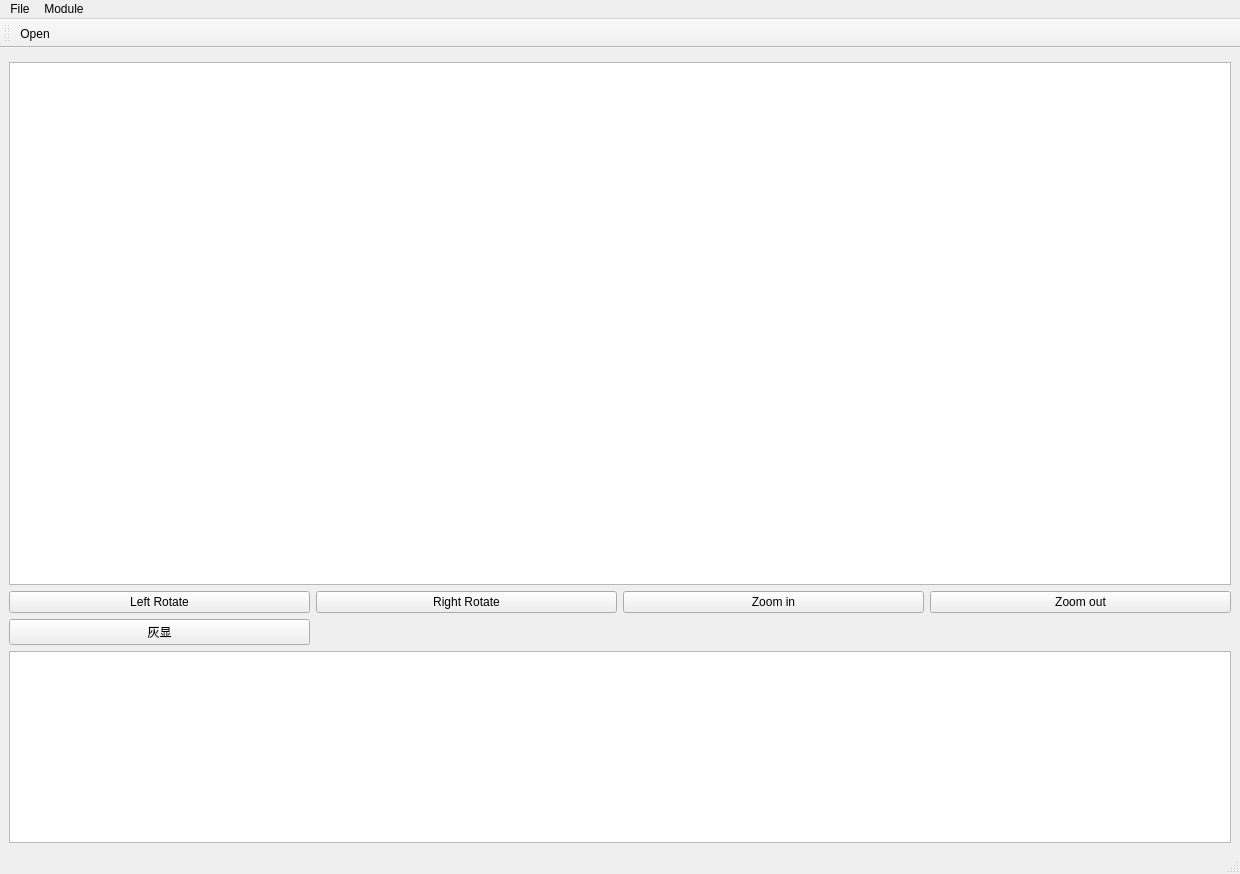
<?xml version="1.0" encoding="UTF-8"?>
<ui version="4.0">
 <class>ToolsetMain</class>
 <widget class="QMainWindow" name="ToolsetMain">
  <property name="geometry">
   <rect>
    <x>0</x>
    <y>0</y>
    <width>1240</width>
    <height>874</height>
   </rect>
  </property>
  <property name="windowTitle">
   <string>ToolsetMain</string>
  </property>
  <widget class="QWidget" name="centralwidget">
   <layout class="QVBoxLayout" name="verticalLayout_2">
    <item>
     <layout class="QVBoxLayout" name="verticalLayout" stretch="0,0,1">
      <property name="topMargin">
       <number>5</number>
      </property>
      <item>
       <widget class="QGraphicsView" name="graphicsView"/>
      </item>
      <item>
       <layout class="QGridLayout" name="gridLayout">
        <item row="0" column="1">
         <widget class="QPushButton" name="pushButton">
          <property name="text">
           <string>Right Rotate</string>
          </property>
         </widget>
        </item>
        <item row="0" column="0">
         <widget class="QPushButton" name="pushButton_3">
          <property name="text">
           <string>Left Rotate</string>
          </property>
         </widget>
        </item>
        <item row="0" column="3">
         <widget class="QPushButton" name="pushButton_zoomout">
          <property name="text">
           <string>Zoom out</string>
          </property>
         </widget>
        </item>
        <item row="0" column="2">
         <widget class="QPushButton" name="pushButton_zoomin">
          <property name="text">
           <string>Zoom in</string>
          </property>
         </widget>
        </item>
        <item row="1" column="0">
         <widget class="QPushButton" name="pushButton_2">
          <property name="text">
           <string>灰显</string>
          </property>
         </widget>
        </item>
       </layout>
      </item>
      <item>
       <widget class="QPlainTextEdit" name="plainTextEdit">
        <property name="sizePolicy">
         <sizepolicy hsizetype="Expanding" vsizetype="Fixed">
          <horstretch>0</horstretch>
          <verstretch>0</verstretch>
         </sizepolicy>
        </property>
       </widget>
      </item>
     </layout>
    </item>
   </layout>
  </widget>
  <widget class="QMenuBar" name="menubar">
   <property name="geometry">
    <rect>
     <x>0</x>
     <y>0</y>
     <width>1240</width>
     <height>24</height>
    </rect>
   </property>
   <widget class="QMenu" name="menuFile">
    <property name="title">
     <string>File</string>
    </property>
    <addaction name="actionOpen"/>
    <addaction name="actionNew"/>
   </widget>
   <widget class="QMenu" name="menuModule">
    <property name="title">
     <string>Module</string>
    </property>
    <addaction name="actionOpen"/>
    <addaction name="actionImage2D"/>
   </widget>
   <addaction name="menuFile"/>
   <addaction name="menuModule"/>
  </widget>
  <widget class="QStatusBar" name="statusbar"/>
  <widget class="QToolBar" name="toolBar">
   <property name="windowTitle">
    <string>toolBar</string>
   </property>
   <attribute name="toolBarArea">
    <enum>TopToolBarArea</enum>
   </attribute>
   <attribute name="toolBarBreak">
    <bool>false</bool>
   </attribute>
   <addaction name="actionOpen"/>
  </widget>
  <action name="actionImage2D">
   <property name="text">
    <string>Image2D</string>
   </property>
  </action>
  <action name="actionOpen">
   <property name="text">
    <string>Open</string>
   </property>
  </action>
  <action name="actionNew">
   <property name="text">
    <string>New</string>
   </property>
   <property name="toolTip">
    <string>New File</string>
   </property>
   <property name="menuRole">
    <enum>QAction::NoRole</enum>
   </property>
  </action>
 </widget>
 <resources/>
 <connections/>
</ui>
